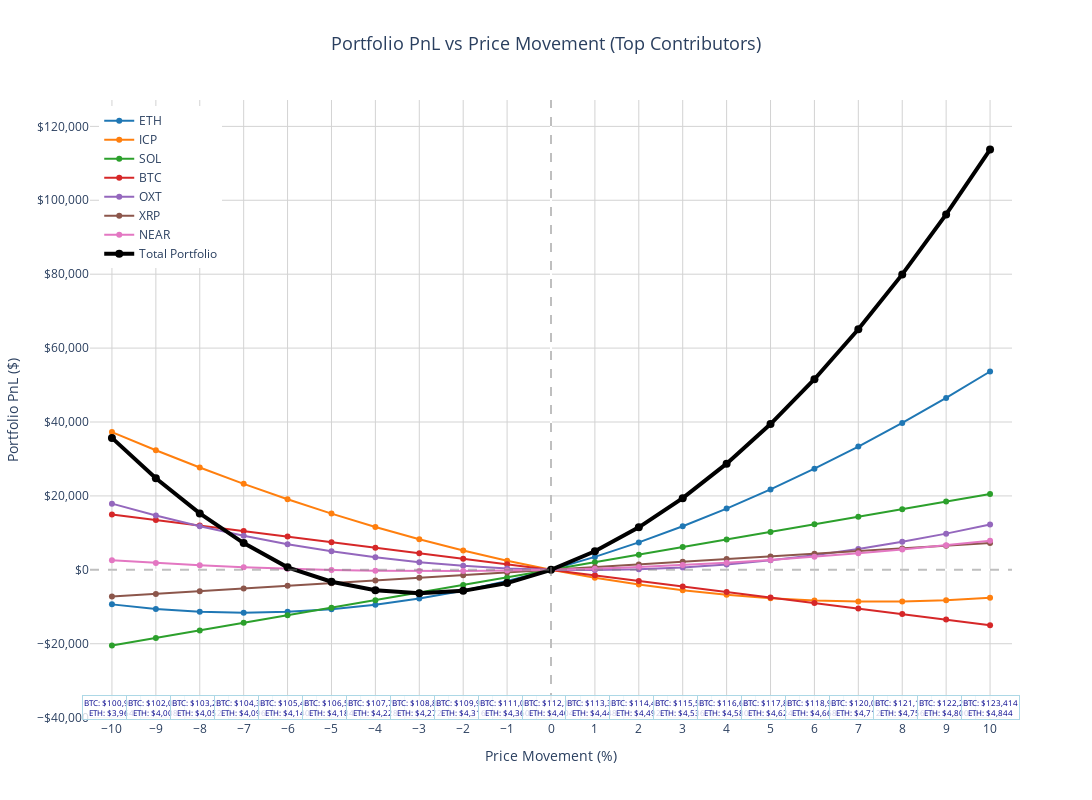

Notebook source saved alongside this figure:
### Code cell
import plotly.graph_objects as go
import plotly.express as px
from plotly.subplots import make_subplots

def calculate_token_pnl(token, multiplier):
    """
    Calculate PnL for a specific token at a given price multiplier
    """
    token_data = df[df['Token'] == token]
    if len(token_data) == 0:
        return 0.0
        
    current_price = token_data['Current_Price'].iloc[0]
    stressed_price = current_price * multiplier
    price_change = stressed_price - current_price
    
    token_pnl = 0.0
    
    # Spot and Future PnL (linear) - use adjusted delta exposure
    spot_future_data = token_data[token_data['Position_Type'].str.upper().isin(['SPOT', 'FUTURE'])]
    if len(spot_future_data) > 0:
        total_delta_exposure = spot_future_data['Delta_Exposure'].sum()
        spot_future_pnl = total_delta_exposure * price_change
        token_pnl += spot_future_pnl
    
    # Options PnL (non-linear)
    option_data = token_data[token_data['Position_Type'].str.upper() == 'OPTION']
    if len(option_data) > 0:
        for _, row in option_data.iterrows():
            size = row['Size']
            
            # Current option price
            S_current = current_price
            K = row['Strike']
            T = row['Time_to_Expiry']
            r = 0.0
            sigma = row['Volatility'] if pd.notna(row['Volatility']) and row['Volatility'] > 0 else 0.5
            option_type = str(row['Option_Type']).lower() if pd.notna(row['Option_Type']) else 'call'
            
            if 'call' in option_type:
                option_type = 'call'
            elif 'put' in option_type:
                option_type = 'put'
            else:
                option_type = 'call'
            
            if pd.notna(S_current) and pd.notna(K) and S_current > 0 and K > 0:
                current_option_price = black_scholes_premium(S_current, K, T, r, sigma, option_type)
                stressed_option_price = black_scholes_premium(stressed_price, K, T, r, sigma, option_type)
                
                option_pnl = size * (stressed_option_price - current_option_price)
                token_pnl += option_pnl
    
    return token_pnl

def calculate_portfolio_pnl(multiplier):
    """Calculate total portfolio PnL for a given price multiplier"""
    total_pnl = 0.0
    for token in df['Token'].unique():
        token_pnl = calculate_token_pnl(token, multiplier)
        total_pnl += token_pnl
    return total_pnl

# Find top 7 PnL contributors at 5% move
print("Finding top PnL contributors...")
token_pnl_at_5pct = {}
for token in df['Token'].unique():
    pnl_up = abs(calculate_token_pnl(token, 1.05))
    pnl_down = abs(calculate_token_pnl(token, 0.95))
    max_pnl = max(pnl_up, pnl_down)
    token_pnl_at_5pct[token] = max_pnl

# Get top 7 tokens by max PnL impact
top_tokens = sorted(token_pnl_at_5pct.items(), key=lambda x: x[1], reverse=True)[:7]
top_token_names = [token for token, _ in top_tokens]

print(f"Top 7 PnL contributors: {top_token_names}")

# Get current BTC and ETH prices for reference
btc_price = df[df['Token'] == 'BTC']['Current_Price'].iloc[0] if 'BTC' in df['Token'].values else None
eth_price = df[df['Token'] == 'ETH']['Current_Price'].iloc[0] if 'ETH' in df['Token'].values else None

print(f"Current BTC Price: ${btc_price:,.0f}" if btc_price else "BTC price not found")
print(f"Current ETH Price: ${eth_price:,.0f}" if eth_price else "ETH price not found")

# Generate PnL curves
print("Generating PnL curves...")
price_moves = list(range(-10, 11, 1))  # -10% to +10% in 1% steps

# Colors for different tokens
colors = ['#1f77b4', '#ff7f0e', '#2ca02c', '#d62728', '#9467bd', '#8c564b', '#e377c2']

# Create interactive Plotly visualization
fig = go.Figure()

# Add individual token PnL curves
for i, token in enumerate(top_token_names):
    token_pnl_values = []
    for pct_change in price_moves:
        multiplier = 1 + (pct_change / 100)
        pnl = calculate_token_pnl(token, multiplier)
        token_pnl_values.append(pnl)
    
    fig.add_trace(go.Scatter(
        x=price_moves,
        y=token_pnl_values,
        mode='lines+markers',
        name=f'{token}',
        line=dict(color=colors[i], width=2),
        marker=dict(size=6, color=colors[i]),
        hovertemplate=f'{token}<br>Price Move: %{{x}}%<br>PnL: $%{{y:,.0f}}<extra></extra>'
    ))

# Add total portfolio PnL curve (thicker line)
portfolio_pnl_values = []
for pct_change in price_moves:
    multiplier = 1 + (pct_change / 100)
    pnl = calculate_portfolio_pnl(multiplier)
    portfolio_pnl_values.append(pnl)
    print(f"{pct_change:+2d}%: ${pnl:>12,.0f}")

fig.add_trace(go.Scatter(
    x=price_moves,
    y=portfolio_pnl_values,
    mode='lines+markers',
    name='Total Portfolio',
    line=dict(color='black', width=4),
    marker=dict(size=8, color='black'),
    hovertemplate='Total Portfolio<br>Price Move: %{x}%<br>PnL: $%{y:,.0f}<extra></extra>'
))

# Add reference lines
fig.add_hline(y=0, line_dash="dash", line_color="gray", opacity=0.5)
fig.add_vline(x=0, line_dash="dash", line_color="gray", opacity=0.5)

# Get the y-axis range to position price references below the chart
y_min = min(portfolio_pnl_values + [pnl for token_pnl in [calculate_token_pnl(token, 0.9) for token in top_token_names] for pnl in [token_pnl]])
y_max = max(portfolio_pnl_values + [pnl for token_pnl in [calculate_token_pnl(token, 1.1) for token in top_token_names] for pnl in [token_pnl]])
y_range = y_max - y_min
reference_y_position = y_min - (y_range * 0.1)  # Position 10% below the lowest point

# Add BTC and ETH price references at 1% intervals
if btc_price and eth_price:
    for pct_change in price_moves:
        multiplier = 1 + (pct_change / 100)
        btc_ref_price = btc_price * multiplier
        eth_ref_price = eth_price * multiplier
        
        # Add annotations for BTC and ETH prices
        fig.add_annotation(
            x=pct_change,
            y=reference_y_position,
            text=f"BTC: ${btc_ref_price:,.0f}<br>ETH: ${eth_ref_price:,.0f}",
            showarrow=False,
            font=dict(size=8, color="darkblue"),
            bgcolor="rgba(255,255,255,0.8)",
            bordercolor="lightblue",
            borderwidth=1,
            xanchor="center",
            yanchor="top"
        )

# Update layout
fig.update_layout(
    title={
        'text': 'Portfolio PnL vs Price Movement (Top Contributors)',
        'x': 0.5,
        'xanchor': 'center',
        'font': {'size': 18}
    },
    xaxis_title='Price Movement (%)',
    yaxis_title='Portfolio PnL ($)',
    xaxis=dict(
        tickmode='linear',
        tick0=-10,
        dtick=1,
        gridcolor='lightgray',
        gridwidth=1,
        range=[-10.5, 10.5]  # Slightly extend range for better visibility
    ),
    yaxis=dict(
        tickformat='$,.0f',
        gridcolor='lightgray',
        gridwidth=1,
        range=[reference_y_position - (y_range * 0.05), y_max + (y_range * 0.1)]  # Extend range to show price references
    ),
    hovermode='x unified',
    width=1400,
    height=800,
    plot_bgcolor='white',
    showlegend=True,
    legend=dict(
        yanchor="top",
        y=0.99,
        xanchor="left",
        x=0.01
    )
)

# Show the interactive plot
fig.show()

# Print summary statistics
print(f"\nPnL Summary:")
print(f"Maximum Loss (10% down): ${min(portfolio_pnl_values):,.0f}")
print(f"Maximum Gain (10% up):   ${max(portfolio_pnl_values):,.0f}")
print(f"PnL at 0% move:         ${portfolio_pnl_values[10]:,.0f}")  # Index 10 is 0% in the -10 to +10 range

### Figure 1 — Plotly figure (JSON) as saved in the notebook; plotly's stock layout.template omitted (floating-point values rounded to 4 significant figures)
{"data": [{"hovertemplate": "ETH<br>Price Move: %{x}%<br>PnL: $%{y:,.0f}<extra></extra>", "line": {"color": "#1f77b4", "width": 2}, "marker": {"color": "#1f77b4", "size": 6}, "mode": "lines+markers", "name": "ETH", "type": "scatter", "x": [-10, -9, -8, -7, -6, -5, -4, -3, -2, -1, 0, 1, 2, 3, 4, 5, 6, 7, 8, 9, 10], "y": [-9350.0, -10590.0, -11340.0, -11600.0, -11360.0, -10640.0, -9447.0, -7778.0, -5642.0, -3047.0, 0, 3492.0, 7422.0, 11780.0, 16560.0, 21760.0, 27360.0, 33360.0, 39750.0, 46520.0, 53660.0]}, {"hovertemplate": "ICP<br>Price Move: %{x}%<br>PnL: $%{y:,.0f}<extra></extra>", "line": {"color": "#ff7f0e", "width": 2}, "marker": {"color": "#ff7f0e", "size": 6}, "mode": "lines+markers", "name": "ICP", "type": "scatter", "x": [-10, -9, -8, -7, -6, -5, -4, -3, -2, -1, 0, 1, 2, 3, 4, 5, 6, 7, 8, 9, 10], "y": [37260.0, 32350.0, 27680.0, 23260.0, 19100.0, 15210.0, 11590.0, 8256.0, 5208.0, 2455.0, 0, -2152.0, -3997.0, -5533.0, -6758.0, -7671.0, -8272.0, -8562.0, -8542.0, -8214.0, -7581.0]}, {"hovertemplate": "SOL<br>Price Move: %{x}%<br>PnL: $%{y:,.0f}<extra></extra>", "line": {"color": "#2ca02c", "width": 2}, "marker": {"color": "#2ca02c", "size": 6}, "mode": "lines+markers", "name": "SOL", "type": "scatter", "x": [-10, -9, -8, -7, -6, -5, -4, -3, -2, -1, 0, 1, 2, 3, 4, 5, 6, 7, 8, 9, 10], "y": [-20510.0, -18460.0, -16410.0, -14350.0, -12300.0, -10250.0, -8203.0, -6152.0, -4101.0, -2051.0, 0, 2051.0, 4101.0, 6152.0, 8203.0, 10250.0, 12300.0, 14350.0, 16410.0, 18460.0, 20510.0]}, {"hovertemplate": "BTC<br>Price Move: %{x}%<br>PnL: $%{y:,.0f}<extra></extra>", "line": {"color": "#d62728", "width": 2}, "marker": {"color": "#d62728", "size": 6}, "mode": "lines+markers", "name": "BTC", "type": "scatter", "x": [-10, -9, -8, -7, -6, -5, -4, -3, -2, -1, 0, 1, 2, 3, 4, 5, 6, 7, 8, 9, 10], "y": [14970.0, 13480.0, 11980.0, 10480.0, 8984.0, 7486.0, 5989.0, 4492.0, 2995.0, 1497.0, 0, -1497.0, -2995.0, -4492.0, -5989.0, -7486.0, -8984.0, -10480.0, -11980.0, -13480.0, -14970.0]}, {"hovertemplate": "OXT<br>Price Move: %{x}%<br>PnL: $%{y:,.0f}<extra></extra>", "line": {"color": "#9467bd", "width": 2}, "marker": {"color": "#9467bd", "size": 6}, "mode": "lines+markers", "name": "OXT", "type": "scatter", "x": [-10, -9, -8, -7, -6, -5, -4, -3, -2, -1, 0, 1, 2, 3, 4, 5, 6, 7, 8, 9, 10], "y": [17910.0, 14690.0, 11780.0, 9200.0, 6941.0, 5000.0, 3377.0, 2068.0, 1071.0, 382.4, 0, -79.63, 140.4, 657.1, 1467.0, 2567.0, 3953.0, 5622.0, 7570.0, 9793.0, 12280.0]}, {"hovertemplate": "XRP<br>Price Move: %{x}%<br>PnL: $%{y:,.0f}<extra></extra>", "line": {"color": "#8c564b", "width": 2}, "marker": {"color": "#8c564b", "size": 6}, "mode": "lines+markers", "name": "XRP", "type": "scatter", "x": [-10, -9, -8, -7, -6, -5, -4, -3, -2, -1, 0, 1, 2, 3, 4, 5, 6, 7, 8, 9, 10], "y": [-7236.0, -6512.0, -5789.0, -5065.0, -4341.0, -3618.0, -2894.0, -2171.0, -1447.0, -723.6, 0, 723.6, 1447.0, 2171.0, 2894.0, 3618.0, 4341.0, 5065.0, 5789.0, 6512.0, 7236.0]}, {"hovertemplate": "NEAR<br>Price Move: %{x}%<br>PnL: $%{y:,.0f}<extra></extra>", "line": {"color": "#e377c2", "width": 2}, "marker": {"color": "#e377c2", "size": 6}, "mode": "lines+markers", "name": "NEAR", "type": "scatter", "x": [-10, -9, -8, -7, -6, -5, -4, -3, -2, -1, 0, 1, 2, 3, 4, 5, 6, 7, 8, 9, 10], "y": [2591.0, 1860.0, 1233.0, 709.3, 290.8, -22.41, -229.9, -331.5, -327.0, -216.5, 0, 322.2, 749.8, 1282.0, 1919.0, 2660.0, 3504.0, 4450.0, 5498.0, 6647.0, 7894.0]}, {"hovertemplate": "Total Portfolio<br>Price Move: %{x}%<br>PnL: $%{y:,.0f}<extra></extra>", "line": {"color": "black", "width": 4}, "marker": {"color": "black", "size": 8}, "mode": "lines+markers", "name": "Total Portfolio", "type": "scatter", "x": [-10, -9, -8, -7, -6, -5, -4, -3, -2, -1, 0, 1, 2, 3, 4, 5, 6, 7, 8, 9, 10], "y": [35700.0, 24760.0, 15260.0, 7237.0, 682.1, -3221.0, -5521.0, -6344.0, -5694.0, -3577.0, 0, 5028.0, 11500.0, 19400.0, 28720.0, 39450.0, 51570.0, 65080.0, 79950.0, 96170.0, 113700.0]}], "layout": {"annotations": [{"bgcolor": "rgba(255,255,255,0.8)", "bordercolor": "lightblue", "borderwidth": 1, "font": {"color": "darkblue", "size": 8}, "showarrow": false, "text": "BTC: $100,975<br>ETH: $3,964", "x": -10, "xanchor": "center", "y": -33930.0, "yanchor": "top"}, {"bgcolor": "rgba(255,255,255,0.8)", "bordercolor": "lightblue", "borderwidth": 1, "font": {"color": "darkblue", "size": 8}, "showarrow": false, "text": "BTC: $102,097<br>ETH: $4,008", "x": -9, "xanchor": "center", "y": -33930.0, "yanchor": "top"}, {"bgcolor": "rgba(255,255,255,0.8)", "bordercolor": "lightblue", "borderwidth": 1, "font": {"color": "darkblue", "size": 8}, "showarrow": false, "text": "BTC: $103,219<br>ETH: $4,052", "x": -8, "xanchor": "center", "y": -33930.0, "yanchor": "top"}, {"bgcolor": "rgba(255,255,255,0.8)", "bordercolor": "lightblue", "borderwidth": 1, "font": {"color": "darkblue", "size": 8}, "showarrow": false, "text": "BTC: $104,341<br>ETH: $4,096", "x": -7, "xanchor": "center", "y": -33930.0, "yanchor": "top"}, {"bgcolor": "rgba(255,255,255,0.8)", "bordercolor": "lightblue", "borderwidth": 1, "font": {"color": "darkblue", "size": 8}, "showarrow": false, "text": "BTC: $105,463<br>ETH: $4,140", "x": -6, "xanchor": "center", "y": -33930.0, "yanchor": "top"}, {"bgcolor": "rgba(255,255,255,0.8)", "bordercolor": "lightblue", "borderwidth": 1, "font": {"color": "darkblue", "size": 8}, "showarrow": false, "text": "BTC: $106,585<br>ETH: $4,184", "x": -5, "xanchor": "center", "y": -33930.0, "yanchor": "top"}, {"bgcolor": "rgba(255,255,255,0.8)", "bordercolor": "lightblue", "borderwidth": 1, "font": {"color": "darkblue", "size": 8}, "showarrow": false, "text": "BTC: $107,707<br>ETH: $4,228", "x": -4, "xanchor": "center", "y": -33930.0, "yanchor": "top"}, {"bgcolor": "rgba(255,255,255,0.8)", "bordercolor": "lightblue", "borderwidth": 1, "font": {"color": "darkblue", "size": 8}, "showarrow": false, "text": "BTC: $108,829<br>ETH: $4,272", "x": -3, "xanchor": "center", "y": -33930.0, "yanchor": "top"}, {"bgcolor": "rgba(255,255,255,0.8)", "bordercolor": "lightblue", "borderwidth": 1, "font": {"color": "darkblue", "size": 8}, "showarrow": false, "text": "BTC: $109,951<br>ETH: $4,316", "x": -2, "xanchor": "center", "y": -33930.0, "yanchor": "top"}, {"bgcolor": "rgba(255,255,255,0.8)", "bordercolor": "lightblue", "borderwidth": 1, "font": {"color": "darkblue", "size": 8}, "showarrow": false, "text": "BTC: $111,073<br>ETH: $4,360", "x": -1, "xanchor": "center", "y": -33930.0, "yanchor": "top"}, {"bgcolor": "rgba(255,255,255,0.8)", "bordercolor": "lightblue", "borderwidth": 1, "font": {"color": "darkblue", "size": 8}, "showarrow": false, "text": "BTC: $112,195<br>ETH: $4,404", "x": 0, "xanchor": "center", "y": -33930.0, "yanchor": "top"}, {"bgcolor": "rgba(255,255,255,0.8)", "bordercolor": "lightblue", "borderwidth": 1, "font": {"color": "darkblue", "size": 8}, "showarrow": false, "text": "BTC: $113,317<br>ETH: $4,448", "x": 1, "xanchor": "center", "y": -33930.0, "yanchor": "top"}, {"bgcolor": "rgba(255,255,255,0.8)", "bordercolor": "lightblue", "borderwidth": 1, "font": {"color": "darkblue", "size": 8}, "showarrow": false, "text": "BTC: $114,439<br>ETH: $4,492", "x": 2, "xanchor": "center", "y": -33930.0, "yanchor": "top"}, {"bgcolor": "rgba(255,255,255,0.8)", "bordercolor": "lightblue", "borderwidth": 1, "font": {"color": "darkblue", "size": 8}, "showarrow": false, "text": "BTC: $115,561<br>ETH: $4,536", "x": 3, "xanchor": "center", "y": -33930.0, "yanchor": "top"}, {"bgcolor": "rgba(255,255,255,0.8)", "bordercolor": "lightblue", "borderwidth": 1, "font": {"color": "darkblue", "size": 8}, "showarrow": false, "text": "BTC: $116,683<br>ETH: $4,580", "x": 4, "xanchor": "center", "y": -33930.0, "yanchor": "top"}, {"bgcolor": "rgba(255,255,255,0.8)", "bordercolor": "lightblue", "borderwidth": 1, "font": {"color": "darkblue", "size": 8}, "showarrow": false, "text": "BTC: $117,805<br>ETH: $4,624", "x": 5, "xanchor": "center", "y": -33930.0, "yanchor": "top"}, {"bgcolor": "rgba(255,255,255,0.8)", "bordercolor": "lightblue", "borderwidth": 1, "font": {"color": "darkblue", "size": 8}, "showarrow": false, "text": "BTC: $118,927<br>ETH: $4,668", "x": 6, "xanchor": "center", "y": -33930.0, "yanchor": "top"}, {"bgcolor": "rgba(255,255,255,0.8)", "bordercolor": "lightblue", "borderwidth": 1, "font": {"color": "darkblue", "size": 8}, "showarrow": false, "text": "BTC: $120,049<br>ETH: $4,712", "x": 7, "xanchor": "center", "y": -33930.0, "yanchor": "top"}, {"bgcolor": "rgba(255,255,255,0.8)", "bordercolor": "lightblue", "borderwidth": 1, "font": {"color": "darkblue", "size": 8}, "showarrow": false, "text": "BTC: $121,171<br>ETH: $4,756", "x": 8, "xanchor": "center", "y": -33930.0, "yanchor": "top"}, {"bgcolor": "rgba(255,255,255,0.8)", "bordercolor": "lightblue", "borderwidth": 1, "font": {"color": "darkblue", "size": 8}, "showarrow": false, "text": "BTC: $122,293<br>ETH: $4,800", "x": 9, "xanchor": "center", "y": -33930.0, "yanchor": "top"}, {"bgcolor": "rgba(255,255,255,0.8)", "bordercolor": "lightblue", "borderwidth": 1, "font": {"color": "darkblue", "size": 8}, "showarrow": false, "text": "BTC: $123,414<br>ETH: $4,844", "x": 10, "xanchor": "center", "y": -33930.0, "yanchor": "top"}], "height": 800, "hovermode": "x unified", "legend": {"x": 0.01, "xanchor": "left", "y": 0.99, "yanchor": "top"}, "plot_bgcolor": "white", "shapes": [{"line": {"color": "gray", "dash": "dash"}, "opacity": 0.5, "type": "line", "x0": 0, "x1": 1, "xref": "x domain", "y0": 0, "y1": 0, "yref": "y"}, {"line": {"color": "gray", "dash": "dash"}, "opacity": 0.5, "type": "line", "x0": 0, "x1": 0, "xref": "x", "y0": 0, "y1": 1, "yref": "y domain"}], "showlegend": true, "title": {"font": {"size": 18}, "text": "Portfolio PnL vs Price Movement (Top Contributors)", "x": 0.5, "xanchor": "center"}, "width": 1400, "xaxis": {"dtick": 1, "gridcolor": "lightgray", "gridwidth": 1, "range": [-10.5, 10.5], "tick0": -10, "tickmode": "linear", "title": {"text": "Price Movement (%)"}}, "yaxis": {"gridcolor": "lightgray", "gridwidth": 1, "range": [-40640.0, 127100.0], "tickformat": "$,.0f", "title": {"text": "Portfolio PnL ($)"}}}}
